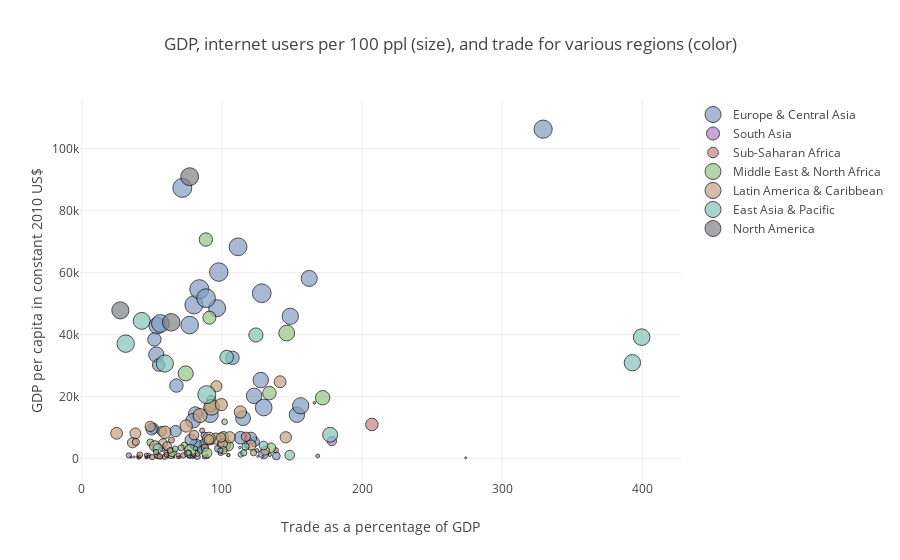

Notebook code cell kept with this figure:
### Markdown cell above
We can get a lot more fancy than merely dot plots though.  For instance, let's say I wanted a bubble chart.  In this case, I'm creating a trace for each region of the world.  I don't want to manually write each trace... that's prone to errors, and I'm lazy anyway.  Instead I'll create a function that returns a tuple of my `x` value, `y` value, `sz` size (that I want my bubble to be), and `tx` text (that I want to appear when I hover over the bubble).  Note that the division of labor between the `for` loop below and the `create_trace` function is kind of artibitrary.  It would have been cleaner, for instance, if my `create_trace` actually returned a `trace` object, and then all my `for` loop would do is append each `trace` to the `data` list.

### Code cell
def create_trace(resp, x_name, y_name, sz_name, tx_name):
    x = bDF_keep[x_name][bDF_keep.region == resp] # Let's talk about what's happening here
    y = bDF_keep[y_name][bDF_keep.region == resp]
    sz = bDF_keep[sz_name][bDF_keep.region == resp]
    tx = bDF_keep[tx_name][bDF_keep.region == resp]
    return (x, y, sz, tx)

regions = bDF_keep.region.unique()
data = []
# Let's talk about where I get colors from
colors = ['#839cc4', '#ad83c4', '#c48383', '#93c483', '#c4a283', '#83c4b8', '#7f8187']
for i, r in enumerate(regions):
    x_val, y_val, sz_val, tx_val = create_trace(r, 'NE.TRD.GNFS.ZS', 'NY.GDP.PCAP.CD',
                                                'IT.NET.USER.P2', 'country_name')
    trace_val = Scatter(
        x = x_val,
        y = y_val,
        text = tx_val,
        name = r,
        mode = 'markers',
        marker = dict(
            color = colors[i],
            size = sz_val *2,
            sizemode = 'area',
            sizemin = 1
            ),
        line = dict(
            width = 2,
            color = 'rgb(0,0,0)')
        )
    data.append(trace_val)

layout = dict(
    title = 'GDP, internet users per 100 ppl (size), and trade for various regions (color)',
    hovermode = 'closest',
    yaxis = dict(zeroline = False,
        title = 'GDP per capita in constant 2010 US$',

        ),
    xaxis = dict(zeroline = False,
        title = 'Trade as a percentage of GDP',

        )
    )

fig = dict(data = data, layout = layout)
iplot(fig)

### Figure 1 — Plotly figure (JSON) as saved in the notebook; plotly's stock layout.template omitted (floating-point values rounded to 4 significant figures)
{"data": [{"line": {"color": "rgb(0,0,0)", "width": 2}, "marker": {"color": "#839cc4", "size": [146.3, 53.4, 18.35, 143.8, 39.35, 133.6, 78.87, 66.88, 46.75, 158.5, 88.59, 119.6, 154.8, 171.3, 118.1, 139.5, 164.6, 138.9, 158.0, 25.56, 77.65, 90.84, 117.5, null, 129.3, 183.1, 89.43, 22.15, 30.49, null, 109.9, 165.6, 126.3, 47.56, 89.41, 65.87, 175.2, 179.7, 107.1, 89.66, 64.88, 53.66, 71.23, 131.9, 119.2, 175.3, 17.37, 3.404, 66.27, 23.63, 18.98], "sizemin": 1, "sizemode": "area"}, "mode": "markers", "name": "Europe & Central Asia", "text": ["Andorra", "Albania", "Armenia", "Austria", "Azerbaijan", "Belgium", "Bulgaria", "Bosnia and Herzegovina", "Belarus", "Switzerland", "Cyprus", "Czech Republic", "Germany", "Denmark", "Spain", "Estonia", "Finland", "France", "United Kingdom", "Georgia", "Greece", "Croatia", "Hungary", "Isle of Man", "Ireland", "Iceland", "Italy", "Kazakhstan", "Kyrgyz Republic", "Kosovo", "Lithuania", "Luxembourg", "Latvia", "Moldova", "Macedonia, FYR", "Montenegro", "Netherlands", "Norway", "Poland", "Portugal", "Romania", "Russian Federation", "Serbia", "Slovak Republic", "Slovenia", "Sweden", "Tajikistan", "Turkmenistan", "Turkey", "Ukraine", "Uzbekistan"], "type": "scatter", "x": [null, 84.09, 57.51, 96.58, 86.88, 148.8, 113.3, 81.19, 123.4, 111.5, 107.6, 123.0, 76.99, 97.78, 53.22, 129.8, 80.07, 53.88, 56.13, 84.95, 54.87, 81.01, 153.5, null, 162.3, 83.9, 51.85, 87.41, 138.8, 68.35, 115.1, 329.2, 91.71, 129.8, 101.6, 120.7, 128.5, 71.75, 79.46, 67.57, 66.96, 51.17, 77.96, 156.2, 127.8, 88.68, 82.48, 112.8, 49.93, 97.16, 77.1], "y": [45560.0, 4029.0, 3306.0, 48540.0, 4792.0, 45900.0, 6728.0, 4556.0, 5429.0, 68340.0, 32510.0, 20230.0, 43080.0, 60190.0, 33540.0, 16470.0, 49600.0, 42880.0, 43600.0, 2791.0, 30180.0, 14530.0, 14140.0, 66760.0, 58130.0, 54650.0, 38440.0, 7483.0, 853.1, 3084.0, 13030.0, 106300.0, 14180.0, 1484.0, 4484.0, 6660.0, 53360.0, 87340.0, 12200.0, 23550.0, 8857.0, 9766.0, 5994.0, 17030.0, 25330.0, 51760.0, 635.7, 3529.0, 9439.0, 3168.0, 1012.0]}, {"line": {"color": "rgb(0,0,0)", "width": 2}, "marker": {"color": "#ad83c4", "size": [4.86, 4.933, 13.09, 8.967, 12.31, 42.87, 3.407, 14.2], "sizemin": 1, "sizemode": "area"}, "mode": "markers", "name": "South Asia", "text": ["Afghanistan", "Bangladesh", "Bhutan", "India", "Sri Lanka", "Maldives", "Nepal", "Pakistan"], "type": "scatter", "x": [68.72, 40.89, 99.06, 47.54, 60.37, 178.5, 45.9, 33.55], "y": [407.8, 614.9, 1784.0, 1066.0, 1935.0, 5624.0, 452.0, 1002.0]}, {"line": {"color": "rgb(0,0,0)", "width": 2}, "marker": {"color": "#c48383", "size": [3.933, 1.607, 3.92, 1.867, 11.79, 2.117, 3.8, 6.78, 7.698, 6, 28.86, 0.9067, 12.45, 9.04, 1.76, 13.81, 4.576, 3.671, 17.77, 2.054, 7.164, 2.62, 2.787, 3.433, 3.722, 43.03, 1.824, 11.11, 1.234, 28.42, 9.544, 17.32, 14.34, 0.4999, 30.99, 13.26, 78.82, 2.358, 4.8, 3.933, 14.23, 17.66, 0.9133, 11.15, 7], "sizemin": 1, "sizemode": "area"}, "mode": "markers", "name": "Sub-Saharan Africa", "text": ["Angola", "Burundi", "Benin", "Burkina Faso", "Botswana", "Central African Republic", "Côte d'Ivoire", "Cameroon", "Congo, Rep.", "Comoros", "Cabo Verde", "Ethiopia", "Gabon", "Ghana", "Guinea", "Gambia, The", "Guinea-Bissau", "Equatorial Guinea", "Kenya", "Liberia", "Lesotho", "Madagascar", "Mali", "Mozambique", "Mauritania", "Mauritius", "Malawi", "Namibia", "Niger", "Nigeria", "Rwanda", "Sudan", "Senegal", "Sierra Leone", "São Tomé and Principe", "Swaziland", "Seychelles", "Chad", "Togo", "Tanzania", "Uganda", "South Africa", "Congo, Dem. Rep.", "Zambia", "Zimbabwe"], "type": "scatter", "x": [118.4, 46.28, 55.67, 37.39, 92.84, 35.31, 89.16, 45.98, 124.9, 61.33, 87.86, null, 85.88, 68.82, 65.84, 59.16, 53.55, 166.0, 54.11, 274.0, 168.4, 79.95, 57.0, 70.17, 104.6, 117.1, 56.7, 117.7, 55.98, 63.75, 40.78, 41.4, 72.45, 40.11, null, 138.5, 207.0, 80.71, 89.64, 47.9, 50.18, 63.99, 79.08, 60.45, 87.39], "y": [3691.0, 177.4, 749.5, 531.9, 5448.0, 440.8, 1190.0, 1142.0, 2594.0, 748.3, 3454.0, 316.6, 9053.0, 1143.0, 423.5, 559.4, 508.7, 18000.0, 913.1, 247.8, 834.5, 422.9, 656.8, 460.1, 1078.0, 7039.0, 381.1, 4110.0, 332.7, 1200.0, 473.2, 1171.0, 1020.0, 431.7, 1074.0, 2663.0, 10990.0, 844.9, 486.5, 618.7, 475.5, 5965.0, 290.1, 1201.0, 439.9]}, {"line": {"color": "rgb(0,0,0)", "width": 2}, "marker": {"color": "#93c483", "size": [125.3, 91.91, 5.253, 20.57, 36.03, 23.53, 1.993, 113.8, 46, 85.07, 47.61, 16.35, 63.93, 103.9, 42.32, 89.6, 69.33, 52.47, 51.84, 14.57], "sizemin": 1, "sizemode": "area"}, "mode": "markers", "name": "Middle East & North Africa", "text": ["United Arab Emirates", "Bahrain", "Djibouti", "Algeria", "Egypt, Arab Rep.", "Iran, Islamic Rep.", "Iraq", "Israel", "Jordan", "Kuwait", "Lebanon", "Libya", "Morocco", "Malta", "Oman", "Qatar", "Saudi Arabia", "Tunisia", "West Bank and Gaza", "Yemen, Rep."], "type": "scatter", "x": [146.3, 133.9, 134.2, 73.32, 64.44, 48.95, 77.95, 74.19, 135.0, 91.09, 101.2, 101.9, 77.36, 171.9, 92.47, 88.56, 91.94, 104.6, 89.28, null], "y": [40510.0, 21130.0, 1191.0, 4243.0, 2031.0, 5206.0, 3788.0, 27490.0, 3476.0, 45470.0, 7145.0, 11870.0, 2767.0, 19630.0, 18900.0, 70690.0, 17010.0, 4103.0, 1798.0, 1261.0]}, {"line": {"color": "rgb(0,0,0)", "width": 2}, "marker": {"color": "#c4a283", "size": [58.71, 76, 61.61, 52.07, 26.53, 69.29, 122.9, 76.51, 51.6, 63.35, 25.97, 82.3, 44.13, 36.13, 46.35, 16.6, 37.27, 19.2, 15.27, 46, 98.93, 63.93, 45.91, 11, 63.46, 58.11, 71.57, 29.59, 18.87, 44.35, 74.27, 76.73, 45.33, 52.94], "sizemin": 1, "sizemode": "area"}, "mode": "markers", "name": "Latin America & Caribbean", "text": ["Argentina", "Antigua and Barbuda", "Bahamas, The", "Belize", "Bolivia", "Brazil", "Barbados", "Chile", "Colombia", "Costa Rica", "Cuba", "Dominica", "Dominican Republic", "Ecuador", "Grenada", "Guatemala", "Guyana", "Honduras", "Haiti", "Jamaica", "St. Kitts and Nevis", "St. Lucia", "Mexico", "Nicaragua", "Panama", "Peru", "Puerto Rico", "Paraguay", "El Salvador", "Suriname", "Trinidad and Tobago", "Uruguay", "St. Vincent and the Grenadines", "Venezuela, RB"], "type": "scatter", "x": [38.3, 113.2, 96.09, 120.7, 75.85, 24.89, 92.67, 74.53, 36.22, 95.61, 38.6, 90.77, 57.99, 60.92, 80.07, 63.04, 130.9, 122.6, 55.8, 100.6, 84.48, 105.5, 57.06, 82.75, 145.6, 52.25, 141.5, 101.1, 70.88, 99.49, 99.62, 59.27, 90.82, 48.85], "y": [8139.0, 15010.0, 23340.0, 4351.0, 1634.0, 8143.0, 16520.0, 10510.0, 5085.0, 6436.0, 5358.0, 6436.0, 4856.0, 4040.0, 7555.0, 2621.0, 2534.0, 1865.0, 653.0, 4808.0, 13880.0, 6862.0, 8821.0, 1449.0, 6859.0, 4012.0, 24780.0, 2657.0, 3453.0, 6799.0, 17410.0, 8496.0, 6174.0, 10360.0]}, {"line": {"color": "rgb(0,0,0)", "width": 2}, "marker": {"color": "#83c4b8", "size": [143.6, 93.12, 45, 27.27, 28.97, 133.9, 13.75, 151.8, 1.02, 14.65, 160.9, 7.46, 100.4, 9.433, 19.2, 111.6, 147.7, 14.13, null, 3.034, 138.6, 6, 38.89, 0.3267, 16.86, 30, 47.48, 14.38, 10.52], "sizemin": 1, "sizemode": "area"}, "mode": "markers", "name": "East Asia & Pacific", "text": ["Australia", "Brunei Darussalam", "China", "Fiji", "Micronesia, Fed. Sts.", "Hong Kong SAR, China", "Indonesia", "Japan", "Cambodia", "Kiribati", "Korea, Rep.", "Lao PDR", "Macao SAR, China", "Marshall Islands", "Mongolia", "Malaysia", "New Zealand", "Philippines", "Palau", "Papua New Guinea", "Singapore", "Solomon Islands", "Thailand", "Timor-Leste", "Tonga", "Tuvalu", "Vietnam", "Vanuatu", "Samoa"], "type": "scatter", "x": [42.82, 103.4, 54.22, 116.9, null, 392.9, 52.97, 31.35, 125.6, 113.4, 89.2, 76.55, 124.3, null, 115.6, 177.2, 59.29, 76.16, 123.6, null, 399.5, 104.7, 129.7, 129.3, 66.76, null, 148.4, 98.87, 81.16], "y": [44430.0, 32740.0, 3305.0, 3876.0, 2535.0, 30940.0, 2097.0, 37070.0, 702.5, 1304.0, 20640.0, 853.1, 39870.0, 2904.0, 1830.0, 7680.0, 30670.0, 1815.0, 9566.0, 1142.0, 39170.0, 1139.0, 4193.0, 668.5, 3116.0, 2875.0, 1105.0, 2578.0, 3227.0]}, {"line": {"color": "rgb(0,0,0)", "width": 2}, "marker": {"color": "#7f8187", "size": [159.9, 153.5, 146.7], "sizemin": 1, "sizemode": "area"}, "mode": "markers", "name": "North America", "text": ["Bermuda", "Canada", "United States"], "type": "scatter", "x": [77.0, 63.82, 27.56], "y": [90970.0, 43970.0, 47820.0]}], "layout": {"hovermode": "closest", "title": "GDP, internet users per 100 ppl (size), and trade for various regions (color)", "xaxis": {"title": "Trade as a percentage of GDP", "zeroline": false}, "yaxis": {"title": "GDP per capita in constant 2010 US$", "zeroline": false}}}
